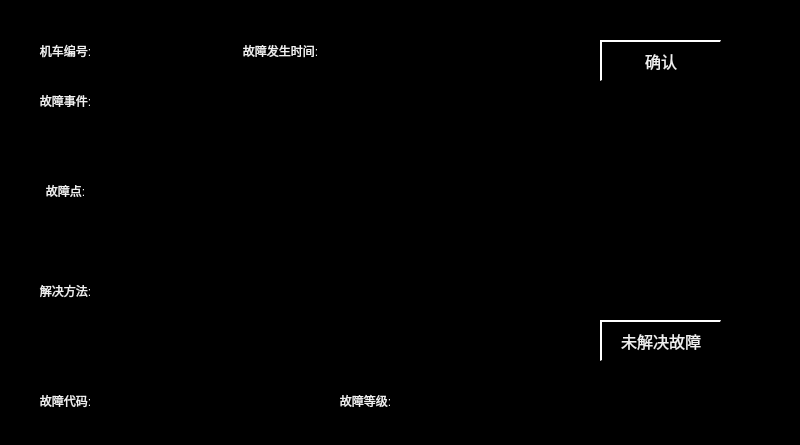
<?xml version="1.0" encoding="UTF-8"?>
<ui version="4.0">
 <class>Fault_Detail</class>
 <widget class="QWidget" name="Fault_Detail">
  <property name="geometry">
   <rect>
    <x>0</x>
    <y>0</y>
    <width>800</width>
    <height>445</height>
   </rect>
  </property>
  <property name="windowTitle">
   <string>Form</string>
  </property>
  <property name="styleSheet">
   <string notr="true">QWidget
{
	background-color: black;
}
QLabel
{
	border:1px solid transparent;
    color: rgb(240,240,240);
}

QPushButton
{
	font:16px;
    color: rgb(240,240,240);
	background-color: rgb(0, 0, 0);
	border-top: 2px solid white;	
	border-left: 2px solid white;
}</string>
  </property>
  <widget class="QLabel" name="label">
   <property name="geometry">
    <rect>
     <x>20</x>
     <y>40</y>
     <width>91</width>
     <height>21</height>
    </rect>
   </property>
   <property name="text">
    <string>机车编号:</string>
   </property>
   <property name="alignment">
    <set>Qt::AlignCenter</set>
   </property>
  </widget>
  <widget class="QLabel" name="label_2">
   <property name="geometry">
    <rect>
     <x>220</x>
     <y>40</y>
     <width>121</width>
     <height>21</height>
    </rect>
   </property>
   <property name="text">
    <string>故障发生时间:</string>
   </property>
   <property name="alignment">
    <set>Qt::AlignCenter</set>
   </property>
  </widget>
  <widget class="QPushButton" name="BTNConfirm">
   <property name="geometry">
    <rect>
     <x>600</x>
     <y>40</y>
     <width>121</width>
     <height>41</height>
    </rect>
   </property>
   <property name="text">
    <string>确认</string>
   </property>
  </widget>
  <widget class="QLabel" name="label_3">
   <property name="geometry">
    <rect>
     <x>20</x>
     <y>90</y>
     <width>91</width>
     <height>21</height>
    </rect>
   </property>
   <property name="text">
    <string>故障事件:</string>
   </property>
   <property name="alignment">
    <set>Qt::AlignCenter</set>
   </property>
  </widget>
  <widget class="QLabel" name="label_4">
   <property name="geometry">
    <rect>
     <x>20</x>
     <y>180</y>
     <width>91</width>
     <height>21</height>
    </rect>
   </property>
   <property name="text">
    <string>故障点:</string>
   </property>
   <property name="alignment">
    <set>Qt::AlignCenter</set>
   </property>
  </widget>
  <widget class="QLabel" name="label_5">
   <property name="geometry">
    <rect>
     <x>20</x>
     <y>280</y>
     <width>91</width>
     <height>21</height>
    </rect>
   </property>
   <property name="text">
    <string>解决方法:</string>
   </property>
   <property name="alignment">
    <set>Qt::AlignCenter</set>
   </property>
  </widget>
  <widget class="QLabel" name="label_6">
   <property name="geometry">
    <rect>
     <x>20</x>
     <y>390</y>
     <width>91</width>
     <height>21</height>
    </rect>
   </property>
   <property name="text">
    <string>故障代码:</string>
   </property>
   <property name="alignment">
    <set>Qt::AlignCenter</set>
   </property>
  </widget>
  <widget class="QLabel" name="label_7">
   <property name="geometry">
    <rect>
     <x>320</x>
     <y>390</y>
     <width>91</width>
     <height>21</height>
    </rect>
   </property>
   <property name="text">
    <string>故障等级:</string>
   </property>
   <property name="alignment">
    <set>Qt::AlignCenter</set>
   </property>
  </widget>
  <widget class="QLabel" name="LBLNumber">
   <property name="geometry">
    <rect>
     <x>120</x>
     <y>40</y>
     <width>91</width>
     <height>21</height>
    </rect>
   </property>
   <property name="styleSheet">
    <string notr="true">color:yellow;</string>
   </property>
   <property name="text">
    <string/>
   </property>
   <property name="alignment">
    <set>Qt::AlignLeading|Qt::AlignLeft|Qt::AlignVCenter</set>
   </property>
  </widget>
  <widget class="QLabel" name="LBLStarttime">
   <property name="geometry">
    <rect>
     <x>340</x>
     <y>40</y>
     <width>171</width>
     <height>21</height>
    </rect>
   </property>
   <property name="styleSheet">
    <string notr="true">color:yellow;</string>
   </property>
   <property name="text">
    <string/>
   </property>
   <property name="alignment">
    <set>Qt::AlignLeading|Qt::AlignLeft|Qt::AlignVCenter</set>
   </property>
  </widget>
  <widget class="QLabel" name="LBLName">
   <property name="geometry">
    <rect>
     <x>70</x>
     <y>120</y>
     <width>441</width>
     <height>41</height>
    </rect>
   </property>
   <property name="styleSheet">
    <string notr="true">color:yellow;</string>
   </property>
   <property name="text">
    <string/>
   </property>
   <property name="alignment">
    <set>Qt::AlignLeading|Qt::AlignLeft|Qt::AlignVCenter</set>
   </property>
  </widget>
  <widget class="QLabel" name="LBLDevice">
   <property name="geometry">
    <rect>
     <x>70</x>
     <y>220</y>
     <width>441</width>
     <height>41</height>
    </rect>
   </property>
   <property name="styleSheet">
    <string notr="true">color:yellow;</string>
   </property>
   <property name="text">
    <string/>
   </property>
   <property name="alignment">
    <set>Qt::AlignLeading|Qt::AlignLeft|Qt::AlignVCenter</set>
   </property>
  </widget>
  <widget class="QLabel" name="LBLTips">
   <property name="geometry">
    <rect>
     <x>70</x>
     <y>310</y>
     <width>441</width>
     <height>61</height>
    </rect>
   </property>
   <property name="styleSheet">
    <string notr="true">color:yellow;</string>
   </property>
   <property name="text">
    <string/>
   </property>
   <property name="alignment">
    <set>Qt::AlignLeading|Qt::AlignLeft|Qt::AlignVCenter</set>
   </property>
  </widget>
  <widget class="QLabel" name="LBLCode">
   <property name="geometry">
    <rect>
     <x>120</x>
     <y>390</y>
     <width>91</width>
     <height>21</height>
    </rect>
   </property>
   <property name="styleSheet">
    <string notr="true">color:yellow;</string>
   </property>
   <property name="text">
    <string/>
   </property>
   <property name="alignment">
    <set>Qt::AlignLeading|Qt::AlignLeft|Qt::AlignVCenter</set>
   </property>
  </widget>
  <widget class="QLabel" name="LBLLevel">
   <property name="geometry">
    <rect>
     <x>420</x>
     <y>390</y>
     <width>91</width>
     <height>21</height>
    </rect>
   </property>
   <property name="styleSheet">
    <string notr="true">color:yellow;</string>
   </property>
   <property name="text">
    <string/>
   </property>
   <property name="alignment">
    <set>Qt::AlignLeading|Qt::AlignLeft|Qt::AlignVCenter</set>
   </property>
  </widget>
  <widget class="QPushButton" name="BTNCurrentFault">
   <property name="geometry">
    <rect>
     <x>600</x>
     <y>320</y>
     <width>121</width>
     <height>41</height>
    </rect>
   </property>
   <property name="text">
    <string>未解决故障</string>
   </property>
  </widget>
 </widget>
 <resources/>
 <connections/>
</ui>
